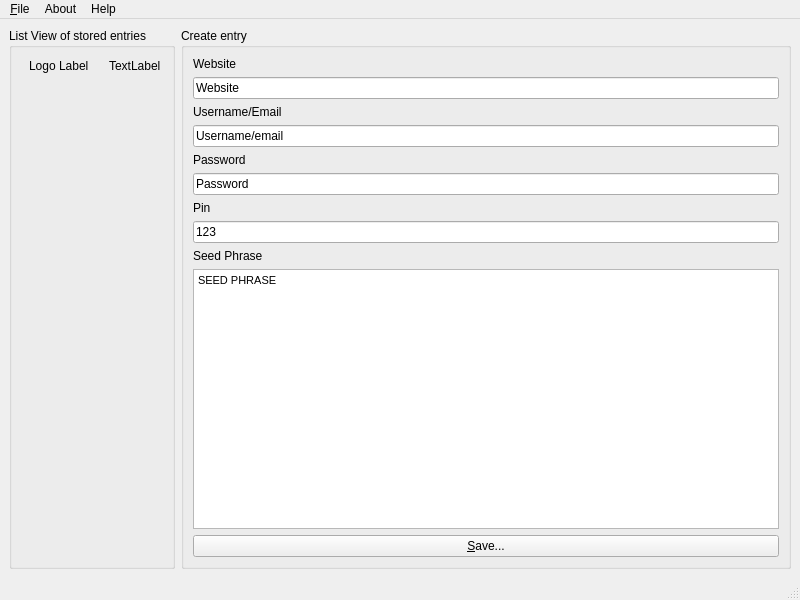
<?xml version="1.0" encoding="UTF-8"?>
<ui version="4.0">
 <class>MainWindow</class>
 <widget class="QMainWindow" name="MainWindow">
  <property name="geometry">
   <rect>
    <x>0</x>
    <y>0</y>
    <width>800</width>
    <height>600</height>
   </rect>
  </property>
  <property name="windowTitle">
   <string>MainWindow</string>
  </property>
  <widget class="QWidget" name="centralwidget">
   <layout class="QHBoxLayout" name="horizontalLayout">
    <item>
     <widget class="QGroupBox" name="displayGroupBox">
      <property name="title">
       <string>List View of stored entries</string>
      </property>
      <widget class="QLabel" name="EntrySiteLabel">
       <property name="geometry">
        <rect>
         <x>100</x>
         <y>30</y>
         <width>56</width>
         <height>16</height>
        </rect>
       </property>
       <property name="text">
        <string>TextLabel</string>
       </property>
      </widget>
      <widget class="QLabel" name="siteLogoLabel">
       <property name="geometry">
        <rect>
         <x>20</x>
         <y>30</y>
         <width>61</width>
         <height>16</height>
        </rect>
       </property>
       <property name="text">
        <string>Logo Label</string>
       </property>
      </widget>
     </widget>
    </item>
    <item>
     <widget class="QGroupBox" name="entryGroupBox">
      <property name="title">
       <string>Create entry</string>
      </property>
      <layout class="QVBoxLayout" name="verticalLayout">
       <item>
        <widget class="QLabel" name="websiteLabel">
         <property name="text">
          <string>Website</string>
         </property>
        </widget>
       </item>
       <item>
        <widget class="QLineEdit" name="websiteLineEdit">
         <property name="text">
          <string>Website</string>
         </property>
        </widget>
       </item>
       <item>
        <widget class="QLabel" name="UsernameLabel">
         <property name="text">
          <string>Username/Email</string>
         </property>
        </widget>
       </item>
       <item>
        <widget class="QLineEdit" name="usernameLineEdit">
         <property name="text">
          <string>Username/email</string>
         </property>
        </widget>
       </item>
       <item>
        <widget class="QLabel" name="passwordLabel">
         <property name="text">
          <string>Password</string>
         </property>
        </widget>
       </item>
       <item>
        <widget class="QLineEdit" name="passwordLineEdit">
         <property name="text">
          <string>Password</string>
         </property>
        </widget>
       </item>
       <item>
        <widget class="QLabel" name="pinLabel">
         <property name="text">
          <string>Pin</string>
         </property>
        </widget>
       </item>
       <item>
        <widget class="QLineEdit" name="pinLineEdit">
         <property name="text">
          <string>123</string>
         </property>
        </widget>
       </item>
       <item>
        <widget class="QLabel" name="seedLabel">
         <property name="text">
          <string>Seed Phrase</string>
         </property>
        </widget>
       </item>
       <item>
        <widget class="QTextEdit" name="seedEdit">
         <property name="html">
          <string>&lt;!DOCTYPE HTML PUBLIC &quot;-//W3C//DTD HTML 4.0//EN&quot; &quot;http://www.w3.org/TR/REC-html40/strict.dtd&quot;&gt;
&lt;html&gt;&lt;head&gt;&lt;meta name=&quot;qrichtext&quot; content=&quot;1&quot; /&gt;&lt;style type=&quot;text/css&quot;&gt;
p, li { white-space: pre-wrap; }
&lt;/style&gt;&lt;/head&gt;&lt;body style=&quot; font-family:'MS Shell Dlg 2'; font-size:7.8pt; font-weight:400; font-style:normal;&quot;&gt;
&lt;p style=&quot; margin-top:0px; margin-bottom:0px; margin-left:0px; margin-right:0px; -qt-block-indent:0; text-indent:0px;&quot;&gt;&lt;span style=&quot; font-size:8pt;&quot;&gt;SEED PHRASE&lt;/span&gt;&lt;/p&gt;&lt;/body&gt;&lt;/html&gt;</string>
         </property>
        </widget>
       </item>
       <item>
        <widget class="QPushButton" name="saveButton">
         <property name="text">
          <string>&amp;Save...</string>
         </property>
        </widget>
       </item>
      </layout>
     </widget>
    </item>
   </layout>
  </widget>
  <widget class="QMenuBar" name="menubar">
   <property name="geometry">
    <rect>
     <x>0</x>
     <y>0</y>
     <width>800</width>
     <height>25</height>
    </rect>
   </property>
   <widget class="QMenu" name="menuFile">
    <property name="title">
     <string>&amp;File</string>
    </property>
    <addaction name="action_Save"/>
    <addaction name="actionExit"/>
   </widget>
   <widget class="QMenu" name="menuAbout">
    <property name="title">
     <string>About</string>
    </property>
   </widget>
   <widget class="QMenu" name="menuHelp">
    <property name="title">
     <string>Help</string>
    </property>
   </widget>
   <addaction name="menuFile"/>
   <addaction name="menuAbout"/>
   <addaction name="menuHelp"/>
  </widget>
  <widget class="QStatusBar" name="statusbar"/>
  <action name="actionExit">
   <property name="text">
    <string>Exit</string>
   </property>
  </action>
  <action name="action_Save">
   <property name="text">
    <string>&amp;Save...</string>
   </property>
  </action>
 </widget>
 <resources/>
 <connections/>
</ui>
